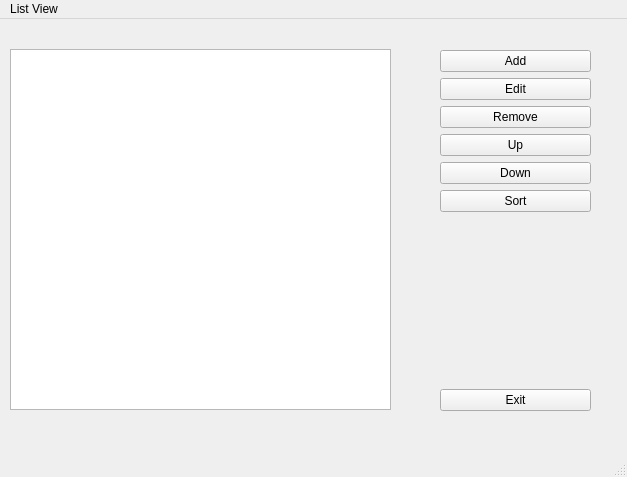
<?xml version="1.0" encoding="UTF-8"?>
<ui version="4.0">
 <class>MainWindow</class>
 <widget class="QMainWindow" name="MainWindow">
  <property name="geometry">
   <rect>
    <x>0</x>
    <y>0</y>
    <width>627</width>
    <height>477</height>
   </rect>
  </property>
  <property name="windowTitle">
   <string>MainWindow</string>
  </property>
  <widget class="QWidget" name="centralwidget">
   <widget class="QListWidget" name="list_items">
    <property name="geometry">
     <rect>
      <x>10</x>
      <y>30</y>
      <width>381</width>
      <height>361</height>
     </rect>
    </property>
   </widget>
   <widget class="QWidget" name="">
    <property name="geometry">
     <rect>
      <x>440</x>
      <y>31</y>
      <width>151</width>
      <height>361</height>
     </rect>
    </property>
    <layout class="QVBoxLayout" name="verticalLayout">
     <item>
      <widget class="QPushButton" name="btn_add">
       <property name="text">
        <string>Add</string>
       </property>
      </widget>
     </item>
     <item>
      <widget class="QPushButton" name="btn_edit">
       <property name="text">
        <string>Edit</string>
       </property>
      </widget>
     </item>
     <item>
      <widget class="QPushButton" name="btn_remove">
       <property name="text">
        <string>Remove</string>
       </property>
      </widget>
     </item>
     <item>
      <widget class="QPushButton" name="btn_up">
       <property name="text">
        <string>Up</string>
       </property>
      </widget>
     </item>
     <item>
      <widget class="QPushButton" name="btn_down">
       <property name="text">
        <string>Down</string>
       </property>
      </widget>
     </item>
     <item>
      <widget class="QPushButton" name="btn_sort">
       <property name="text">
        <string>Sort</string>
       </property>
      </widget>
     </item>
     <item>
      <spacer name="verticalSpacer">
       <property name="orientation">
        <enum>Qt::Orientation::Vertical</enum>
       </property>
       <property name="sizeHint" stdset="0">
        <size>
         <width>20</width>
         <height>40</height>
        </size>
       </property>
      </spacer>
     </item>
     <item>
      <widget class="QPushButton" name="btn_exit">
       <property name="text">
        <string>Exit</string>
       </property>
      </widget>
     </item>
    </layout>
   </widget>
  </widget>
  <widget class="QMenuBar" name="menubar">
   <property name="geometry">
    <rect>
     <x>0</x>
     <y>0</y>
     <width>627</width>
     <height>33</height>
    </rect>
   </property>
   <widget class="QMenu" name="menuList_View">
    <property name="title">
     <string>List View</string>
    </property>
   </widget>
   <addaction name="menuList_View"/>
  </widget>
  <widget class="QStatusBar" name="statusbar"/>
 </widget>
 <resources/>
 <connections/>
</ui>
